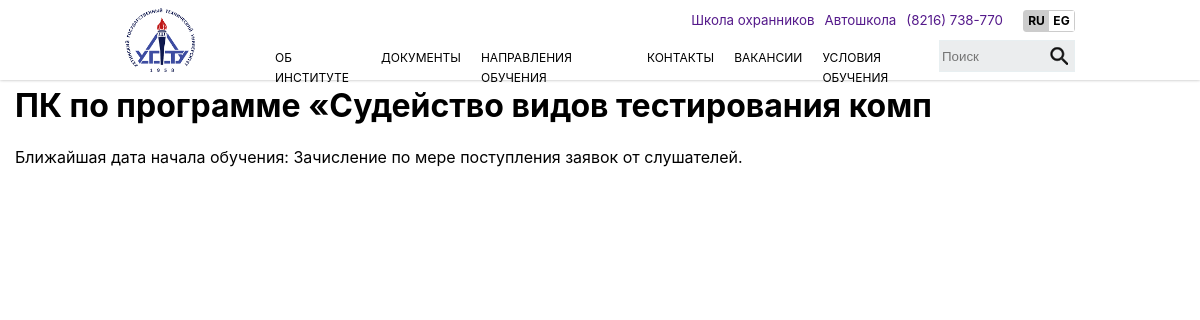
/course/3, run on the app's committed database.
### main/models.py (models this page shows, shortened)
class Сourses(models.Model):
    title = models.CharField('Название', max_length=65)
    post = models.TextField('Описание')
    image = models.ImageField(null=True, blank=True, upload_to="img/course/images/",
                                      verbose_name=u'Изображение', )
    def bit(self):
        if self.image:
            return u'<img src="%s" width="70"/>' % self.image.url
        else:
            return u'(none)'
    bit.short_descriptio = u'Изображение'
    bit.allow_tags = True
    class Meta:
        verbose_name = 'Курс'
        verbose_name_plural = 'Курсы'

### main/views.py (the view)
# urls.py: path('course/<int:id>', views.course, name='course'),
def course(request,id):
    get_artc = Сourses.objects.get(id=id)
    context = {
        'get_artc': get_artc
    }
    template ='main/course.html'
    return render(request, template, context)

### main/templates/main/course.html (shortened to what this page needs)
{% extends 'main/base.html' %}
{% block content %}
{% load static %}
 <h1>{{get_artc.title}}</h1>
<p>{{get_artc.post}}</p>
{% endblock %}

### main/static/css/style.css (style rules this page uses)
html { font-family: sans-serif; }
body { margin: 0; padding: 0; font-family: -apple-system, BlinkMacSystemFont, "Segoe UI", Roboto, "Helvetica Neue", Arial, "Noto Sans", sans-serif, "Apple Color Emoji", "Segoe UI Emoji", "Segoe UI Symbol", "Noto Color Emoji"; }

### data on the page
Сourses: title "ПК по программе «Судейство видов тестирования комп", post "Ближайшая дата начала обучения: Зачисление по мере поступления заявок от слушателей."
